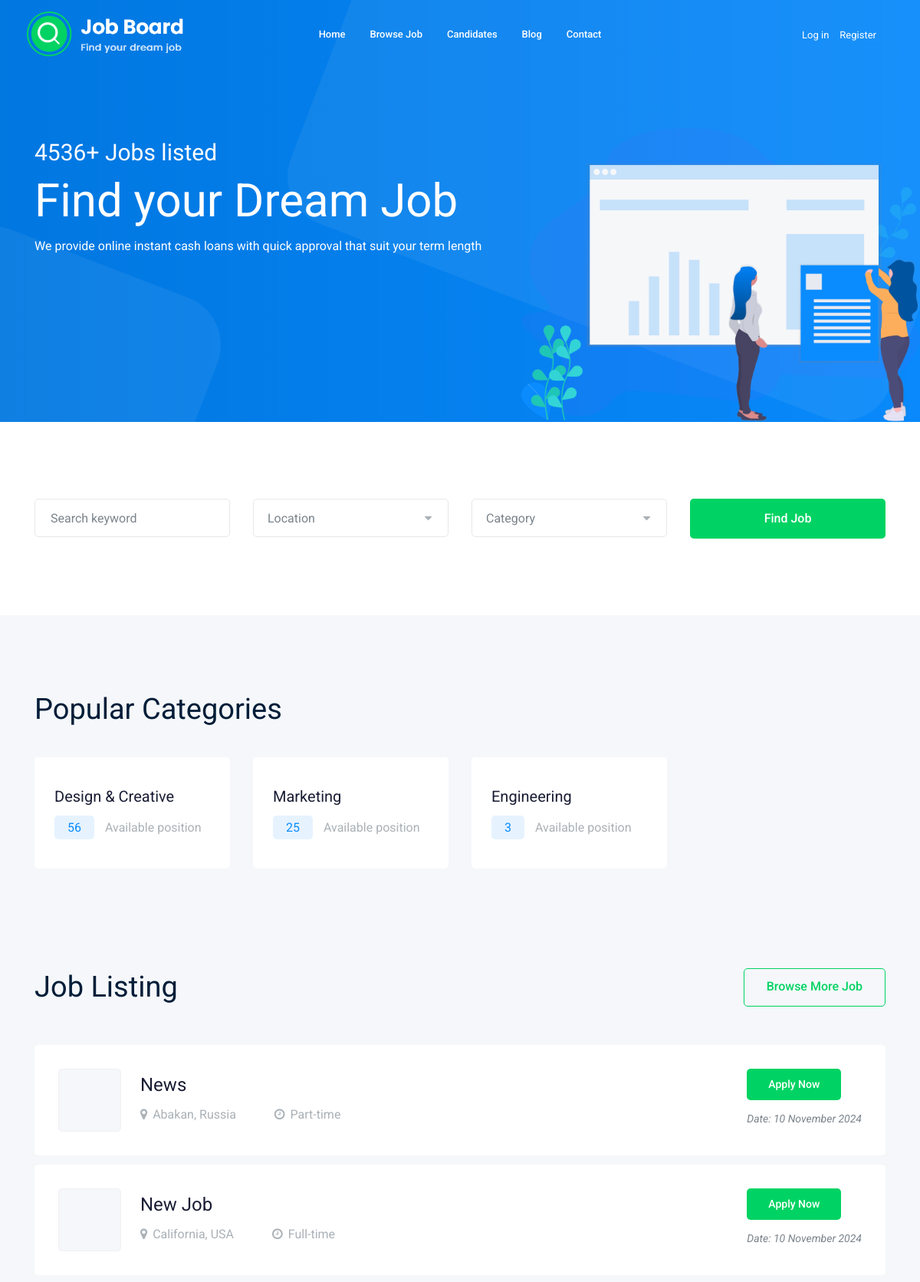
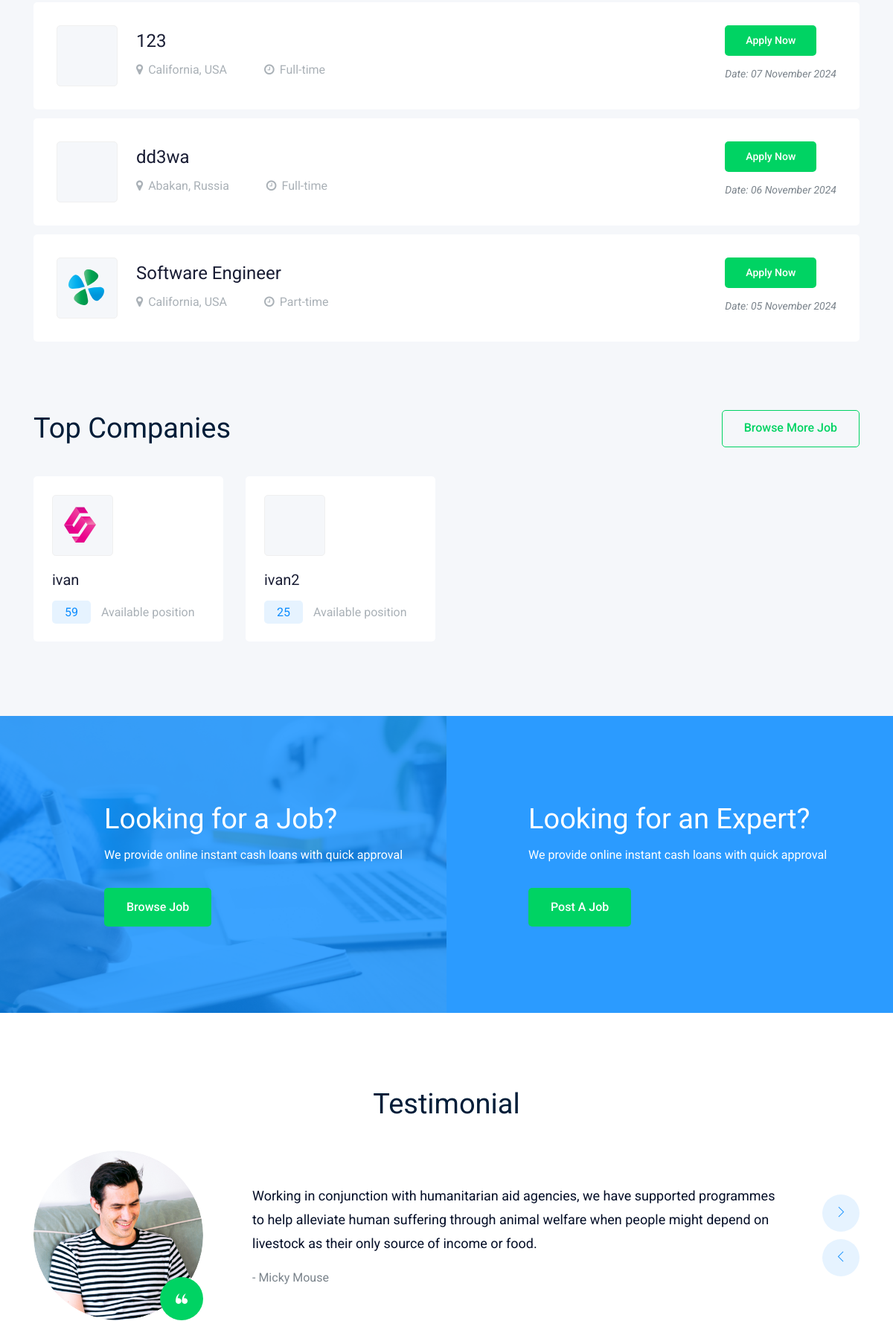
The page / (upper part) on the database its author committed (2 pictures, top to bottom).
### tables this page shows
CREATE TABLE `categories` (
  `id` int NOT NULL,
  `name` varchar(255) NOT NULL,
  `is_popular` tinyint(1) NOT NULL DEFAULT '0'
);

CREATE TABLE `jobs` (
  `id` int NOT NULL,
  `name` varchar(255) NOT NULL,
  `description` text NOT NULL,
  `category_id` int NOT NULL,
  `min_salary` int NOT NULL,
  `max_salary` int NOT NULL,
  `qualification_id` int NOT NULL,
  `experience_id` int NOT NULL,
  `job_type_id` int NOT NULL,
  `location_id` int NOT NULL,
  `image` varchar(255) DEFAULT NULL,
  `date` timestamp NOT NULL DEFAULT CURRENT_TIMESTAMP,
  `slug` varchar(255) NOT NULL,
  `company_id` int NOT NULL,
  `available_position` int UNSIGNED NOT NULL DEFAULT '0'
);

CREATE TABLE `locations` (
  `id` int NOT NULL,
  `name` varchar(255) NOT NULL
);

CREATE TABLE `job_types` (
  `id` int NOT NULL,
  `name` varchar(255) NOT NULL
);

CREATE TABLE `companies` (
  `id` int NOT NULL,
  `company` varchar(255) NOT NULL,
  `email` varchar(255) NOT NULL,
  `password` varchar(255) NOT NULL,
  `available_position` int NOT NULL DEFAULT '0',
  `image` varchar(255) DEFAULT NULL,
  `is_admin` tinyint(1) NOT NULL DEFAULT '0',
  `is_top` tinyint(1) NOT NULL DEFAULT '0'
);

CREATE TABLE `testimonials` (
  `id` int NOT NULL,
  `author` varchar(255) NOT NULL,
  `description` text NOT NULL,
  `image` varchar(255) NOT NULL
);

### index.php (the view, shortened to what this page needs)
<?php
$pdo = require_once $_SERVER['DOCUMENT_ROOT'] . '/db.php';
$popularCategories = $pdo->query("SELECT
    categories.id,
    categories.name,
    SUM(jobs.available_position) AS total_positions
FROM categories
LEFT JOIN jobs ON categories.id = jobs.category_id
WHERE categories.is_popular IS TRUE
GROUP BY categories.id, categories.name")->fetchAll();
$testimonials = $pdo->query("SELECT * FROM testimonials")->fetchAll();
$jobs = $pdo->query("SELECT jobs.*, locations.name AS location, job_types.name AS job_type
FROM jobs
JOIN locations ON jobs.location_id = locations.id
JOIN job_types ON jobs.job_type_id = job_types.id
ORDER BY jobs.date DESC
LIMIT 5")->fetchAll();
$companies = $pdo->query("SELECT
    companies.*,
    SUM(jobs.available_position) AS total_positions
FROM companies
LEFT JOIN jobs ON companies.id = jobs.company_id
WHERE companies.is_top IS TRUE
GROUP BY companies.id, companies.company")->fetchAll();
?>
<!doctype html>
<html class="no-js" lang="zxx">
<head>
    <link rel="stylesheet" href="css/bootstrap.min.css">
    <link rel="stylesheet" href="css/owl.carousel.min.css">
    <link rel="stylesheet" href="css/magnific-popup.css">
    <link rel="stylesheet" href="css/font-awesome.min.css">
    <link rel="stylesheet" href="css/themify-icons.css">
    <link rel="stylesheet" href="css/nice-select.css">
    <link rel="stylesheet" href="css/flaticon.css">
    <link rel="stylesheet" href="css/gijgo.css">
    <link rel="stylesheet" href="css/animate.min.css">
    <link rel="stylesheet" href="css/slicknav.css">
    <link rel="stylesheet" href="css/style.css">
</head>
<body>
<?php
include $_SERVER['DOCUMENT_ROOT'] . '/layouts/header.php';
?>
<div class="slider_area">
    <div class="single_slider  d-flex align-items-center slider_bg_1">
        <div class="container">
            <div class="row align-items-center">
                <div class="col-lg-7 col-md-6">
                    <div class="slider_text">
                        <h5 class="wow fadeInLeft" data-wow-duration="1s" data-wow-delay=".2s">4536+ Jobs listed</h5>
                        <h3 class="wow fadeInLeft" data-wow-duration="1s" data-wow-delay=".3s">Find your Dream Job</h3>
                        <p class="wow fadeInLeft" data-wow-duration="1s" data-wow-delay=".4s">We provide online instant
                            cash loans with quick approval that suit your term length</p>
                    </div>
                </div>
            </div>
        </div>
    </div>
    <div class="ilstration_img wow fadeInRight d-none d-lg-block text-right" data-wow-duration="1s"
         data-wow-delay=".2s">
        <img src="img/banner/illustration.png" alt="">
    </div>
</div>
<div class="catagory_area">
    <div class="container">
        <form action="/jobs.php" method="get">
            <div class="row cat_search">
                <div class="col-lg-3 col-md-4">
                    <div class="single_input">
                        <input type="text" name="keywords" placeholder="Search keyword">
                    </div>
                </div>
                <div class="col-lg-3 col-md-4">
                </div>
                <div class="col-lg-3 col-md-4">
                </div>
                <div class="col-lg-3 col-md-12">
                    <div class="job_btn">
                        <button type="submit" class="boxed-btn3" style="width: 100%; display: block !important;">Find
                            Job
                        </button>
                    </div>
                </div>
            </div>
        </form>
    </div>
</div>
<div class="popular_catagory_area">
    <div class="container">
        <div class="row">
            <div class="col-lg-12">
                <div class="section_title mb-40">
                    <h3>Popular Categories</h3>
                </div>
            </div>
        </div>
        <div class="row">
            <?php foreach ($popularCategories as $category): ?>
                <div class="col-lg-4 col-xl-3 col-md-6">
                    <div class="single_catagory">
                        <a href="/jobs.php?category=<?= $category['id'] ?>"><h4><?= $category['name'] ?></h4></a>
                        <p><span><?= $category['total_positions'] ?></span> Available position</p>
                    </div>
                </div>
            <?php endforeach; ?>
        </div>
    </div>
</div>
<div class="job_listing_area">
    <div class="container">
        <div class="row align-items-center">
            <div class="col-lg-6">
                <div class="section_title">
                    <h3>Job Listing</h3>
                </div>
            </div>
            <div class="col-lg-6">
                <div class="brouse_job text-right">
                    <a href="/jobs.php" class="boxed-btn4">Browse More Job</a>
                </div>
            </div>
        </div>
        <div class="job_lists">
            <div class="row">
                <?php foreach ($jobs as $job): ?>
                    <div class="col-lg-12 col-md-12">
                        <div class="single_jobs white-bg d-flex justify-content-between">
                            <div class="jobs_left d-flex align-items-center">
                                <div class="thumb">
                                    <img src="<?= $job['image'] ?>" alt="">
                                </div>
                                <div class="jobs_conetent">
                                    <a href="job_details.php"><h4><?= $job['name'] ?></h4></a>
                                    <div class="links_locat d-flex align-items-center">
                                        <div class="location">
                                            <p><i class="fa fa-map-marker"></i><?= $job['location'] ?></p>
                                        </div>
                                        <div class="location">
                                            <p><i class="fa fa-clock-o"></i><?= $job['job_type'] ?></p>
                                        </div>
                                    </div>
                                </div>
                            </div>
                            <div class="jobs_right">
                                <div class="apply_now">
                                    <a href="/job_details.php?slug=<?= $job['slug'] ?>" class="boxed-btn3">Apply Now</a>
                                </div>
                                <div class="date">
                                    <p>Date: <?= date('d F Y', strtotime($job['date'])) ?></p>
                                </div>
                            </div>
                        </div>
                    </div>
                <?php endforeach; ?>
            </div>
        </div>
    </div>
</div>
<div class="top_companies_area">
    <div class="container">
        <div class="row align-items-center mb-40">
            <div class="col-lg-6 col-md-6">
                <div class="section_title">
                    <h3>Top Companies</h3>
                </div>
            </div>
            <div class="col-lg-6 col-md-6">
                <div class="brouse_job text-right">
                    <a href="/jobs.php" class="boxed-btn4">Browse More Job</a>
                </div>
            </div>
        </div>
        <div class="row">
            <?php foreach ($companies as $company): ?>
                <div class="col-lg-4 col-xl-3 col-md-6">
                    <div class="single_company">
                        <div class="thumb">
                            <img src="<?= $company['image'] ?>" alt="">
                        </div>
                        <a href="/jobs.php?company=<?= $company['id'] ?>"><h3><?= $company['company'] ?></h3></a>
                        <p><span><?= $company['total_positions'] ?></span> Available position</p>
                    </div>
                </div>
            <?php endforeach; ?>
        </div>
    </div>
</div>
<div class="job_searcing_wrap overlay">
    <div class="container">
        <div class="row">
            <div class="col-lg-5 offset-lg-1 col-md-6">
                <div class="searching_text">
                    <h3>Looking for a Job?</h3>
                    <p>We provide online instant cash loans with quick approval </p>
                    <a href="/jobs.php" class="boxed-btn3">Browse Job</a>
                </div>
            </div>
            <div class="col-lg-5 offset-lg-1 col-md-6">
                <div class="searching_text">
                    <h3>Looking for an Expert?</h3>
                    <p>We provide online instant cash loans with quick approval </p>
                    <a href="#" class="boxed-btn3">Post a Job</a>
                </div>
            </div>
        </div>
    </div>
</div>
<div class="testimonial_area  ">
    <div class="container">
        <div class="row">
            <div class="col-lg-12">
                <div class="section_title text-center mb-40">
                    <h3>Testimonial</h3>
                </div>
            </div>
            <div class="col-xl-12">
                <div class="testmonial_active owl-carousel">
                    <div class="single_carousel">
                        <div class="row">
                            <?php foreach ($testimonials as $testimonial): ?>
                                <div class="col-lg-11">
                                    <div class="single_testmonial d-flex align-items-center">
                                        <div class="thumb">
                                            <img src="<?= $testimonial['image'] ?>" alt="">
                                            <div class="quote_icon">
                                                <i class="Flaticon flaticon-quote"></i>
                                            </div>
                                        </div>
                                        <div class="info">
                                            <p><?= $testimonial['description'] ?></p>
                                            <span>- <?= $testimonial['author'] ?></span>
                                        </div>
                                    </div>
                                </div>
                            <?php endforeach; ?>
                        </div>
                    </div>
                    <div class="single_carousel">
                        <div class="row">
                            <div class="col-lg-11">
                            </div>
                        </div>
                    </div>
                    <div class="single_carousel">
                        <div class="row">
                        </div>
                    </div>
                </div>
            </div>
        </div>
    </div>
</div>
</body>
</html>

### rows shown on the page
categories: name "Design & Creative", total_positions "56"
categories: name "Marketing", total_positions "25"
categories: name "Engineering", total_positions "3"
jobs: name "News", location.name "Abakan, Russia", job_type.name "Part-time", date "10 November 2024"
jobs: name "New Job", location.name "California, USA", job_type.name "Full-time", date "10 November 2024"
jobs: name "123", location.name "California, USA", job_type.name "Full-time", date "07 November 2024"
jobs: name "dd3wa", location.name "Abakan, Russia", job_type.name "Full-time", date "06 November 2024"
jobs: image (picture), name "Software Engineer", location.name "California, USA", job_type.name "Part-time", date "05 November 2024"
companies: image (picture), company "ivan", total_positions "59"
companies: company "ivan2", total_positions "25"
testimonials: image (picture), description "Working in conjunction with humanitarian aid agencies, we have supported programmes to help alleviate human suffering through animal welfare when people might depend on livestock as their only source of income or food.", author "Micky Mouse"
